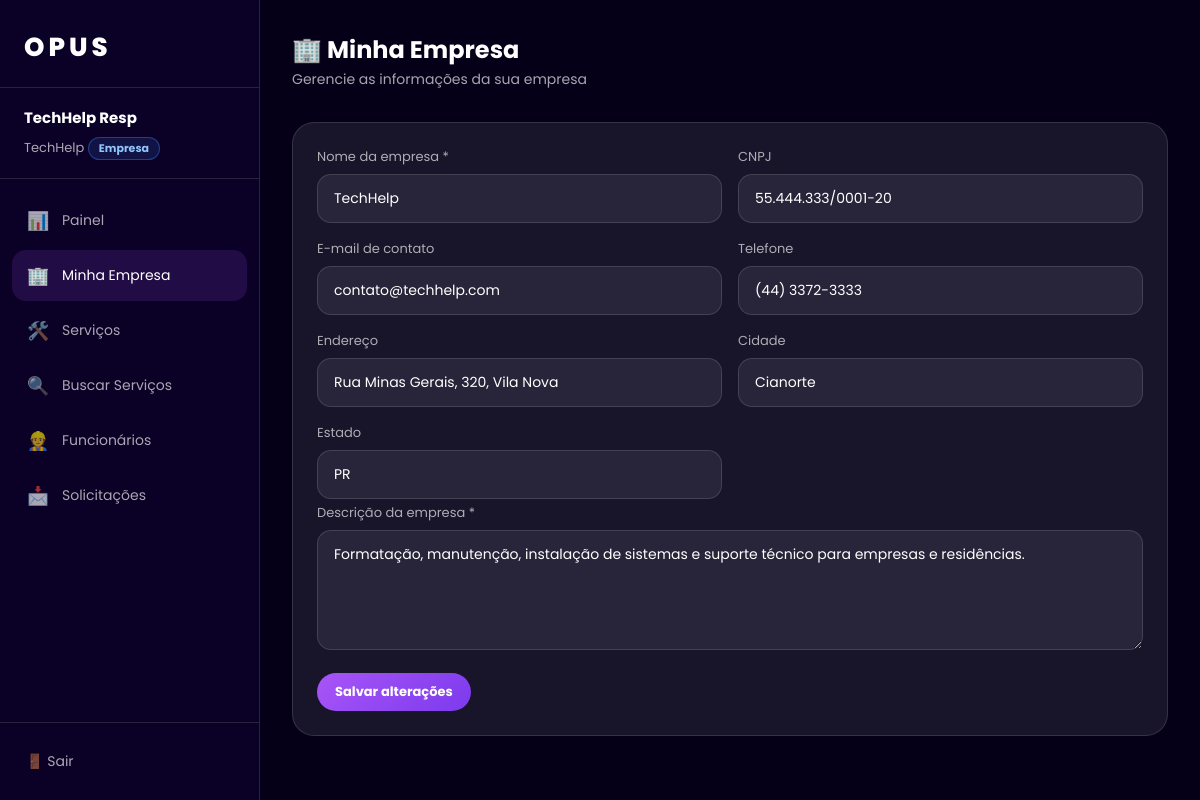
The app's page /empresa.php?aba=perfil (signed in) with its own data.
### tables this page shows
CREATE TABLE `empresa` (
  `id` int(11) NOT NULL AUTO_INCREMENT,
  `usuario_id` int(11) DEFAULT NULL,
  `nome` varchar(100) NOT NULL,
  `cnpj` varchar(20) DEFAULT NULL,
  `email` varchar(100) DEFAULT NULL,
  `telefone` varchar(20) DEFAULT NULL,
  `endereco` varchar(150) DEFAULT NULL,
  `cidade` varchar(100) DEFAULT NULL,
  `estado` varchar(50) DEFAULT NULL,
  `descricao` text DEFAULT NULL,
  `ativo` tinyint(1) DEFAULT 1,
  `criado_em` datetime DEFAULT current_timestamp(),
  PRIMARY KEY (`id`),
  UNIQUE KEY `usuario_id` (`usuario_id`),
  UNIQUE KEY `cnpj` (`cnpj`),
  CONSTRAINT `empresa_ibfk_1` FOREIGN KEY (`usuario_id`) REFERENCES `usuario` (`id`) ON DELETE CASCADE
);

### includes/auth.php (called while the page is built, shortened)
<?php
function e(string $str): string {
    return htmlspecialchars($str, ENT_QUOTES, 'UTF-8');
}

### empresa.php (the view, shortened to what this page needs)
<?php
require_once 'includes/auth.php';
$db     = getDB();
$nome   = $_SESSION['nome'];
$emp_id = $_SESSION['empresa_id'] ?? null;
$aba = $_GET['aba'] ?? 'painel';
$empresa = null;
if ($emp_id) {
    $e = $db->prepare('SELECT * FROM empresa WHERE id=?');
    $e->execute([$emp_id]);
    $empresa = $e->fetch();
}
$solicitacoes = [];
if ($emp_id) {
    $s = $db->prepare('SELECT s.*, u.nome as u_nome, u.telefone as u_tel FROM solicitacao s JOIN usuario u ON u.id=s.usuario_id WHERE s.empresa_id=? ORDER BY s.data_solicitacao DESC');
    $s->execute([$emp_id]);
    $solicitacoes = $s->fetchAll();
}
$total_sols   = count($solicitacoes);
$pendentes    = count(array_filter($solicitacoes, fn($s) => $s['status'] === 'Pendente'));
$em_andamento = count(array_filter($solicitacoes, fn($s) => $s['status'] === 'Em andamento'));
$media_av = 0;
if ($emp_id) {
    $av = $db->prepare('SELECT AVG(nota) FROM avaliacao WHERE empresa_id=?');
    $av->execute([$emp_id]);
    $media_av = round((float)$av->fetchColumn(), 1);
}
$top_servicos = [];
if ($emp_id) {
    $ts = $db->prepare('
        SELECT s.nome, COUNT(sol.id) as total
        FROM servico s
        LEFT JOIN solicitacao sol ON sol.empresa_id = s.empresa_id
            AND sol.descricao LIKE CONCAT("%", s.nome, "%")
        WHERE s.empresa_id = ?
        GROUP BY s.id, s.nome
        ORDER BY total DESC
        LIMIT 5
    ');
    $ts->execute([$emp_id]);
    $top_servicos = $ts->fetchAll();
}
$avaliacoes_emp = [];
if ($emp_id) {
    $ae = $db->prepare('
        SELECT a.nota, a.comentario, a.data, u.nome as u_nome
        FROM avaliacao a
        JOIN usuario u ON u.id = a.usuario_id
        WHERE a.empresa_id = ? AND a.moderado = 0
        ORDER BY a.data DESC
        LIMIT 10
    ');
    $ae->execute([$emp_id]);
    $avaliacoes_emp = $ae->fetchAll();
}
$mes_emp = $_GET['mes_emp'] ?? '';
$ano_emp = $_GET['ano_emp'] ?? date('Y');
?>
<!DOCTYPE html>
<html lang="pt-BR">
<head>
<link rel="stylesheet" href="assets/css/dashboard.css">
</head>
<body>
<aside class="sidebar">
  <a href="index.php" class="sidebar-brand" style="text-decoration:none;color:#fff;">OPUS</a>
  <div class="sidebar-user">
    <strong><?= e($nome) ?></strong>
    <span><?= $empresa ? e($empresa['nome']) : 'Empresa não cadastrada' ?></span>
    <div class="sidebar-badge empresa">Empresa</div>
  </div>
  <nav class="sidebar-nav">
    <a href="?aba=painel"       class="<?= $aba==='painel'?'active':'' ?>"><span class="icon">📊</span> Painel</a>
    <a href="?aba=perfil"       class="<?= $aba==='perfil'?'active':'' ?>"><span class="icon">🏢</span> Minha Empresa</a>
    <a href="?aba=servicos"     class="<?= $aba==='servicos'?'active':'' ?>"><span class="icon">🛠️</span> Serviços</a>
    <a href="usuario.php"><span class="icon">🔍</span> Buscar Serviços</a>
    <a href="?aba=funcionarios"  class="<?= $aba==='funcionarios'?'active':'' ?>"><span class="icon">👷</span> Funcionários</a>
    <a href="?aba=solicitacoes" class="<?= $aba==='solicitacoes'?'active':'' ?>"><span class="icon">📩</span> Solicitações </a>
  </nav>
  <div class="sidebar-footer">
    <a href="logout.php">🚪 Sair</a>
  </div>
</aside>
<main class="main">
  <?php if ($aba === 'painel'): ?>
  <div class="topbar"><div><h1>📊 Painel</h1><p>Resumo das suas atividades</p></div></div>
  <div class="stats-row">
    <div class="stat-card"><div class="label">Total de Solicitações</div><div class="value"><?= $total_sols ?></div></div>
    <div class="stat-card"><div class="label">Pendentes</div><div class="value" style="color:var(--yellow)"><?= $pendentes ?></div></div>
    <div class="stat-card"><div class="label">Em Andamento</div><div class="value" style="color:var(--blue)"><?= $em_andamento ?></div></div>
    <div class="stat-card"><div class="label">Avaliação Média</div><div class="value" style="color:#facc15"><?= $media_av ?: '—' ?> <span style="font-size:20px">★</span></div></div>
  </div>
  <?php $ultsols = array_slice(array_filter($solicitacoes, fn($s)=>$s['status']==='Pendente'), 0, 5); ?>
  <?php if ($ultsols): ?>
  <div class="card">
    <div class="card-header"><h2>🔔 Solicitações Pendentes</h2>
    <a href="?aba=solicitacoes" class="btn btn-outline btn-sm">Ver todas</a></div>
    <table>
      <thead><tr><th>Cliente</th><th>Descrição</th><th>Prioridade</th><th>Data</th><th>Ação</th></tr></thead>
      <tbody>
      <?php foreach ($ultsols as $s): ?>
        <tr>
          <td><?= e($s['u_nome']) ?></td>
          <td><?= e(mb_strimwidth($s['descricao'],0,60,'...')) ?></td>
          <td><span class="badge <?= $s['prioridade']==='Alta'?'badge-cancelled':($s['prioridade']==='Média'?'badge-progress':'badge-active') ?>"><?= e($s['prioridade']) ?></span></td>
          <td><?= date('d/m/Y',strtotime($s['data_solicitacao'])) ?></td>
          <td><a href="?aba=solicitacoes&responder=<?= $s['id'] ?>" class="btn btn-primary btn-sm">Responder</a></td>
        </tr>
      <?php endforeach; ?>
      </tbody>
    </table>
  </div>
  <?php endif; ?>
  <div class="card" style="margin-bottom:20px">
    <div class="card-header">
      <h2>📈 Solicitações por mês</h2>
      <form method="GET" style="display:flex;gap:10px;align-items:center">
        <input type="hidden" name="aba" value="painel">
        <select name="mes_emp" style="padding:6px 12px;border-radius:8px;border:1px solid rgba(255,255,255,.15);background:rgba(255,255,255,.07);color:#000;font-size:13px">
          <option value="">Todos os meses</option>
          <?php foreach (['Janeiro','Fevereiro','Março','Abril','Maio','Junho','Julho','Agosto','Setembro','Outubro','Novembro','Dezembro'] as $i => $mn): ?>
            <option value="<?= $i+1 ?>" <?= $mes_emp==($i+1)?'selected':'' ?>><?= $mn ?></option>
          <?php endforeach; ?>
        </select>
        <select name="ano_emp" style="padding:6px 12px;border-radius:8px;border:1px solid rgba(255,255,255,.15);background:rgba(255,255,255,.07);color:#000;font-size:13px">
          <?php for ($y = date('Y'); $y >= date('Y')-3; $y--): ?>
            <option value="<?= $y ?>" <?= $ano_emp==$y?'selected':'' ?>><?= $y ?></option>
          <?php endfor; ?>
        </select>
        <button type="submit" class="btn btn-primary btn-sm">Filtrar</button>
      </form>
    </div>
    <div style="position:relative;height:240px;padding:10px 0">
      <canvas id="graficoEmpSols"></canvas>
    </div>
  </div>
  <div style="display:grid;grid-template-columns:1fr 1fr;gap:20px;margin-top:20px">
    <div class="card">
      <div class="card-header"><h2>📊 Serviços mais solicitados</h2></div>
      <?php if ($top_servicos && array_sum(array_column($top_servicos, 'total')) > 0): ?>
        <?php $max = max(array_column($top_servicos, 'total')) ?: 1; ?>
        <div style="padding:8px 0;max-height:280px;overflow-y:auto">
          <?php foreach ($top_servicos as $ts): ?>
          <div style="margin-bottom:14px">
            <div style="display:flex;justify-content:space-between;font-size:13px;margin-bottom:4px">
              <span><?= e($ts['nome']) ?></span>
              <span style="color:var(--muted)"><?= $ts['total'] ?> sol.</span>
            </div>
            <div style="background:var(--line);border-radius:999px;height:8px;overflow:hidden">
              <div style="background:var(--purple);height:8px;border-radius:999px;width:<?= round(($ts['total'] / $max) * 100) ?>%;transition:width .4s"></div>
            </div>
          </div>
          <?php endforeach; ?>
        </div>
      <?php else: ?>
        <div class="empty-state"><div class="icon">📊</div><p>Nenhuma solicitação registrada ainda.</p></div>
      <?php endif; ?>
    </div>
    <div class="card">
      <div class="card-header"><h2>⭐ Avaliações recebidas</h2></div>
      <?php if ($avaliacoes_emp): ?>
      <div style="max-height:280px;overflow-y:auto">
      <table>
        <thead style="position:sticky;top:0;background:var(--card);z-index:1"><tr><th>Cliente</th><th>Nota</th><th>Comentário</th><th>Data</th></tr></thead>
        <tbody>
        <?php foreach ($avaliacoes_emp as $av): ?>
          <tr>
            <td><?= e($av['u_nome']) ?></td>
            <td style="color:#facc15;white-space:nowrap"><?= str_repeat('★', $av['nota']) . str_repeat('☆', 5 - $av['nota']) ?></td>
            <td style="color:var(--muted);font-size:13px"><?= e($av['comentario'] ?: '—') ?></td>
            <td style="white-space:nowrap;font-size:12px;color:var(--muted)"><?= date('d/m/Y', strtotime($av['data'])) ?></td>
          </tr>
        <?php endforeach; ?>
        </tbody>
      </table>
      </div>
      <?php else: ?>
        <div class="empty-state"><div class="icon">⭐</div><p>Nenhuma avaliação recebida ainda.</p></div>
      <?php endif; ?>
    </div>
  </div>
  <?php elseif ($aba === 'perfil'): ?>
  <div class="topbar"><div><h1>🏢 Minha Empresa</h1><p>Gerencie as informações da sua empresa</p></div></div>
  <div class="card">
    <form method="POST">
      <div class="form-grid two">
        <div class="form-group"><label>Nome da empresa *</label><input type="text" name="nome_emp" value="<?= e($empresa['nome'] ?? '') ?>" required></div>
        <div class="form-group"><label>CNPJ</label><input type="text" name="cnpj" id="cnpj_emp" value="<?= e($empresa['cnpj'] ?? '') ?>" placeholder="00.000.000/0001-00" maxlength="18"></div>
        <div class="form-group"><label>E-mail de contato</label><input type="email" name="email_emp" value="<?= e($empresa['email'] ?? '') ?>"></div>
        <div class="form-group"><label>Telefone</label><input type="tel" name="tel_emp" value="<?= e($empresa['telefone'] ?? '') ?>"></div>
        <div class="form-group"><label>Endereço</label><input type="text" name="endereco" value="<?= e($empresa['endereco'] ?? '') ?>"></div>
        <div class="form-group"><label>Cidade</label><input type="text" name="cidade" value="<?= e($empresa['cidade'] ?? '') ?>"></div>
        <div class="form-group"><label>Estado</label><input type="text" name="estado" value="<?= e($empresa['estado'] ?? '') ?>" placeholder="PR"></div>
      </div>
      <div class="form-group" style="margin-top:4px"><label>Descrição da empresa *</label><textarea name="descricao" placeholder="Descreva os serviços e diferenciais da sua empresa..." required><?= e($empresa['descricao'] ?? '') ?></textarea></div>
      <div style="margin-top:16px"><button type="submit" class="btn btn-primary"><?= $empresa ? 'Salvar alterações' : 'Cadastrar empresa' ?></button></div>
    </form>
  </div>
  <?php endif; ?>
</main>
</body>
</html>

### assets/css/dashboard.css (style rules this page uses)
:root { --bg: #050018; --sidebar: #0b0025; --card: rgba(255,255,255,.08); --card2: rgba(255,255,255,.13); --text: #fff; --muted: rgba(255,255,255,.65); --purple: #a855f7; --purple2: #7c3aed; --line: rgba(255,255,255,.13); --green: #22c55e; --yellow: #eab308; --red: #ef4444; --blue: #3b82f6; --sidebar-w: 260px; }
* { margin:0; padding:0; box-sizing:border-box; }
html { scroll-behavior:smooth; }
body { font-family:Poppins,Arial,sans-serif; background:var(--bg); color:var(--text); display:flex; min-height:100vh; }
a { text-decoration:none; color:inherit; }
button { cursor:pointer; font-family:inherit; }
.sidebar { width: var(--sidebar-w); background: var(--sidebar); border-right: 1px solid var(--line); display: flex; flex-direction: column; position: fixed; top:0; left:0; bottom:0; z-index: 30; transition: transform .3s; }
.sidebar-brand { padding: 28px 24px 20px; font-size: 26px; font-weight: 800; letter-spacing: 4px; border-bottom: 1px solid var(--line); }
.sidebar-user { padding: 18px 24px; border-bottom: 1px solid var(--line); font-size: 13px; color: var(--muted); }
.sidebar-user strong { display:block; color:#fff; font-size:15px; margin-bottom:2px; }
.sidebar-badge { display: inline-block; padding: 2px 10px; border-radius: 999px; font-size: 11px; font-weight: 700; margin-top: 6px; background: rgba(168,85,247,.2); border: 1px solid rgba(168,85,247,.4); color: #d8b4fe; }
.sidebar-badge.empresa { background:rgba(59,130,246,.15); border-color:rgba(59,130,246,.4); color:#93c5fd; }
nav.sidebar-nav { flex:1; padding:16px 12px; overflow-y:auto; }
.sidebar-nav a { display: flex; align-items: center; gap: 12px; padding: 12px 14px; border-radius: 14px; font-size: 14px; color: var(--muted); transition: .25s; margin-bottom: 4px; }
.sidebar-nav a:hover, .sidebar-nav a.active { background: rgba(168,85,247,.15); color: #fff; }
.sidebar-nav a .icon { font-size: 18px; width:24px; text-align:center; }
.sidebar-footer { padding: 16px 12px; border-top: 1px solid var(--line); }
.sidebar-footer a { display:flex; align-items:center; gap:10px; padding:12px 14px; border-radius:14px; font-size:14px; color:var(--muted); transition:.25s; }
.main { margin-left: var(--sidebar-w); flex: 1; padding: 32px; min-height: 100vh; }
.topbar { display: flex; align-items: center; justify-content: space-between; margin-bottom: 32px; }
.topbar h1 { font-size: 24px; font-weight: 700; }
.topbar p { color: var(--muted); font-size:14px; margin-top:2px; }
.card { background: var(--card); border: 1px solid var(--line); border-radius: 22px; padding: 24px; margin-bottom: 24px; }
.btn { display:inline-flex; align-items:center; gap:7px; padding:9px 18px; border-radius:999px; font-size:13px; font-weight:700; border:0; transition:.25s; }
.btn-primary { background:linear-gradient(135deg,var(--purple),var(--purple2)); color:#fff; }
.form-grid { display:grid; gap:16px; }
.form-grid.two { grid-template-columns:1fr 1fr; }
.form-group label { display:block; font-size:13px; color:var(--muted); margin-bottom:7px; }
.form-group input, .form-group select, .form-group textarea { width:100%; padding:13px 16px; border-radius:14px; border:1px solid var(--line); background:rgba(255,255,255,.07); color:#fff; font-family:inherit; font-size:14px; outline:0; transition:.2s; }
.form-group textarea { min-height:120px; resize:vertical; }

### records on screen
empresa: nome "TechHelp", nome_emp "TechHelp", cnpj "55.444.333/0001-20", email_emp "contato@techhelp.com", tel_emp "(44) 3372-3333", endereco "Rua Minas Gerais, 320, Vila Nova", cidade "Cianorte", estado "PR", descricao "Formatação, manutenção, instalação de sistemas e suporte técnico para empresas e residências."

### other values on screen
$nome "TechHelp Resp"
